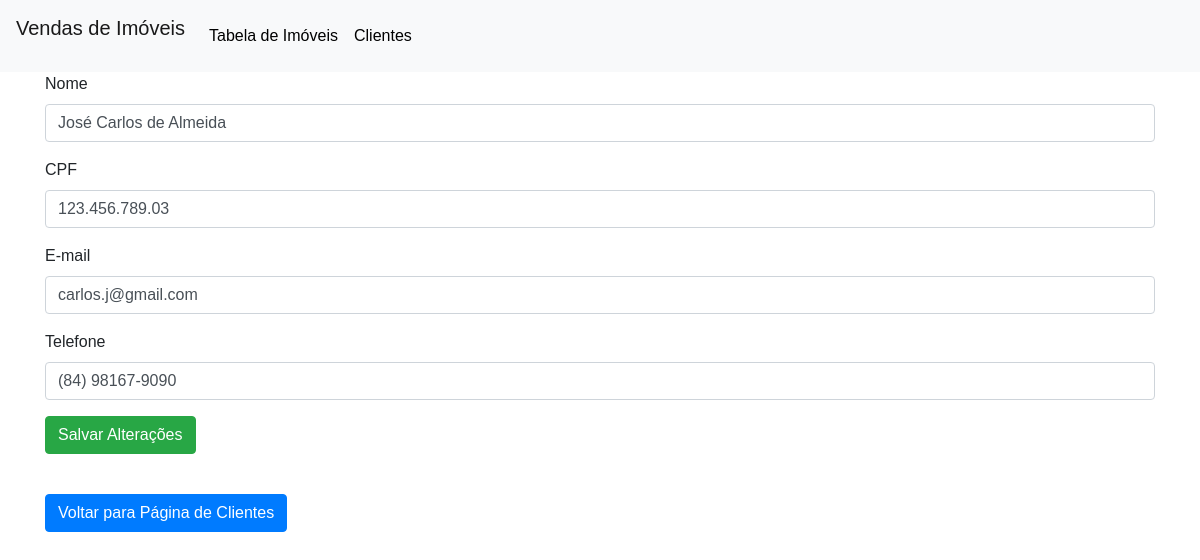
The page /cadastro_cliente_edita.php?id=165 on the database its author committed.
### tables this page shows
CREATE TABLE `clientes` (
  `cod_cliente` int(11) NOT NULL,
  `nome_cliente` varchar(255) NOT NULL,
  `cpf` varchar(50) NOT NULL,
  `email` varchar(255) NOT NULL,
  `telefone` varchar(20) NOT NULL
);

### cadastro_cliente_edita.php (the view, shortened to what this page needs)
<?php
	include("menu.php");
  include("script_conexao_bd/conexao.php");
    $id = $_GET['id'] ?? '';
    $sql = "SELECT * FROM clientes WHERE cod_cliente = '$id'";
    $dados = mysqli_query($conn, $sql);
    $linha_dados_edit = mysqli_fetch_assoc($dados);
?>
<div class="container">
	<form action="script_edit_cliente.php" method="POST">
		<div class="form-group">
    		<label for="nome_cliente">Nome</label>
    		<input type="name" class="form-control" name="nome_cliente"  placeholder="Maria" required value="<?php  echo $linha_dados_edit['nome_cliente']; ?>">
  		</div>
  		<div class="form-group">
   		 	<label for="cpf">CPF</label>
    		<input type="text" class="form-control" name="cpf" placeholder="000.000.000-00" required value="<?php  echo $linha_dados_edit['cpf']; ?>">
  		</div>
  		<div class="form-group">
    		<label for="email">E-mail</label>
    		<input type="email" class="form-control" name="email" placeholder="maria@gmail.com" required value="<?php  echo $linha_dados_edit['email']; ?>">
  		</div>
  		<div class="form-group">
   		 	<label for="telefone">Telefone</label>
    		<input type="text" class="form-control" name="telefone" placeholder="(84) 90000-0000" required value="<?php  echo $linha_dados_edit['telefone']; ?>">
  		</div>
  		<button type="submit" class="btn btn-success" >Salvar Alterações</button>
	</form>
	<br><a href="clientes.php" class="btn btn-primary">Voltar para Página de Clientes</a>
</div>

### rows shown on the page
clientes: nome_cliente "José Carlos de Almeida", cpf "123.456.789.03", email "carlos.j@gmail.com", telefone "(84) 98167-9090"
